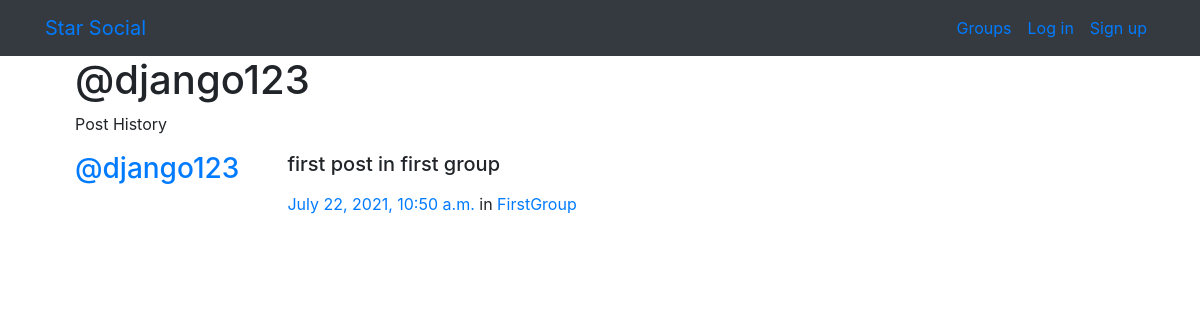
The app's page /posts/by/django123/ with its own data.
### posts/models.py (models this page shows, shortened)
class Post(models.Model):
    user = models.ForeignKey(User, related_name="posts", on_delete=models.CASCADE)
    created_at = models.DateTimeField(auto_now=True)
    message = models.TextField()
    message_html = models.TextField(editable=False)
    group = models.ForeignKey(Group, related_name="posts", null=True, blank=True, on_delete=models.CASCADE)
    class Meta:
        ordering = ["-created_at"]
        unique_together = ["user", "message"]

### groups/models.py (models this page shows, shortened)
class Group(models.Model):
    name = models.CharField(max_length=255, unique=True)
    slug = models.SlugField(allow_unicode=True, unique=True)
    description = models.TextField(blank=True, default='')
    description_html = models.TextField(editable=False, default='', blank=True)
    members = models.ManyToManyField(User,through='GroupMember')
    class Meta:
        ordering = ['name']

### posts/views.py (the view)
# urls.py: path("by/<username>/",views.UserPosts.as_view(),name="for_user"),
class UserPosts(generic.ListView):
    model = models.Post
    template_name = "posts/user_post_list.html"
    def get_queryset(self):
        try:
            self.post_user = User.objects.prefetch_related("posts").get(
                username__iexact=self.kwargs.get("username")
            )
        except User.DoesNotExist:
            raise Http404
        else:
            return self.post_user.posts.all()
    def get_context_data(self, **kwargs):
        context = super().get_context_data(**kwargs)
        context["post_user"] = self.post_user
        return context

### posts/templates/posts/user_post_list.html
{% extends "posts/post_base.html" %}
{% block prepost %}
<div class="col-md-4">
	<h1>@{{ post_user.username }}</h1>
	<p>Post History</p>
</div>
{% endblock %}
{% block post_content %}
<div class="col-md-8">
	{% for post in post_list %}
		{% include "posts/_post.html" %}
	{% endfor %}
</div>
{% endblock %}

### posts/templates/posts/_post.html (shortened to what this page needs)
<div class="media">
	<h3 class="mr-5"><a href="{% url 'posts:for_user' username=post.user.username %}">@{{ post.user.username }}</a></h3>
	<div class="media-body">
		<h5>{{ post.message_html|safe }}</h5>
			<time class="time"><a href="{% url 'posts:single' username=post.user.username pk=post.pk %}">{{ post.created_at }}</a></time>
			{% if post.group %}
			<span class="group-name">in <a href="#">{{ post.group.name }}</a></span>
			{% endif %}
	</div>
</div>

### records on screen
Post: user.username "django123", message_html "first post in first group", created_at "July 22, 2021, 10:50 a.m.", group.name "FirstGroup"

### other values on screen
{{ post_user.username }} "django123"
